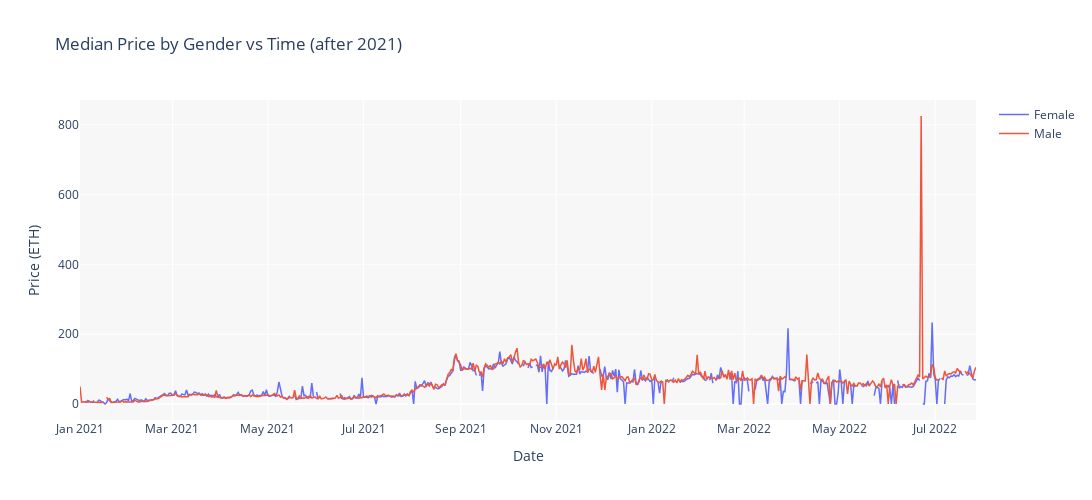

The notebook cell this image was saved under:
### Code cell
gender_prices = tx_db.groupby(['date', 'gender']).agg({"eth_price": ["median"]}).unstack(1)
gender_prices.columns = ['Female', 'Male']
gender_prices = gender_prices.reset_index()
gender_prices = gender_prices[gender_prices['date'] > '2020-12-31']

# Create traces
fig = go.Figure()
fig.add_trace(go.Scatter(x=gender_prices['date'], y=gender_prices['Female'], name="Female", line=dict(width=1.5)))
fig.add_trace(go.Scatter(x=gender_prices['date'], y=gender_prices['Male'], name="Male", line=dict(width=1.5)))

fig.update_yaxes(title_text="Price (ETH)")
fig.update_xaxes(title_text="Date")
fig.update_layout(
    title="Median Price by Gender vs Time (after 2021)",
    autosize=False,
    width=1500,
    height=500,
    plot_bgcolor='rgba(0,0,0,0.03)',
    )

fig.write_image(f"{IMG_PATH}/analysis/fig4.png")
fig.show()

### Figure 1 — Plotly figure (JSON) as saved in the notebook; plotly's stock layout.template omitted (floating-point values rounded to 4 significant figures; data arrays with more than 128 entries replaced by an {"elided": "..."} marker saying what was removed)
{"data": [{"line": {"width": 1.5}, "name": "Female", "type": "scatter", "x": {"elided": "570 str values"}, "y": {"elided": "570 float values"}}, {"line": {"width": 1.5}, "name": "Male", "type": "scatter", "x": {"elided": "570 str values"}, "y": {"elided": "570 float values"}}], "layout": {"autosize": false, "height": 500, "plot_bgcolor": "rgba(0,0,0,0.03)", "title": {"text": "Median Price by Gender vs Time (after 2021)"}, "width": 1500, "xaxis": {"title": {"text": "Date"}}, "yaxis": {"title": {"text": "Price (ETH)"}}}}
